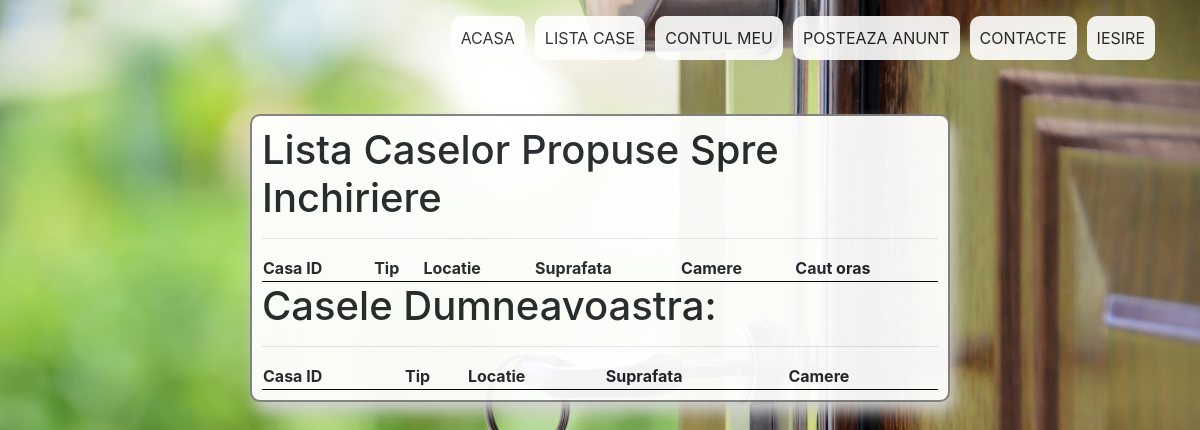
The page /catalog.php (signed in) on the database as committed earlier.
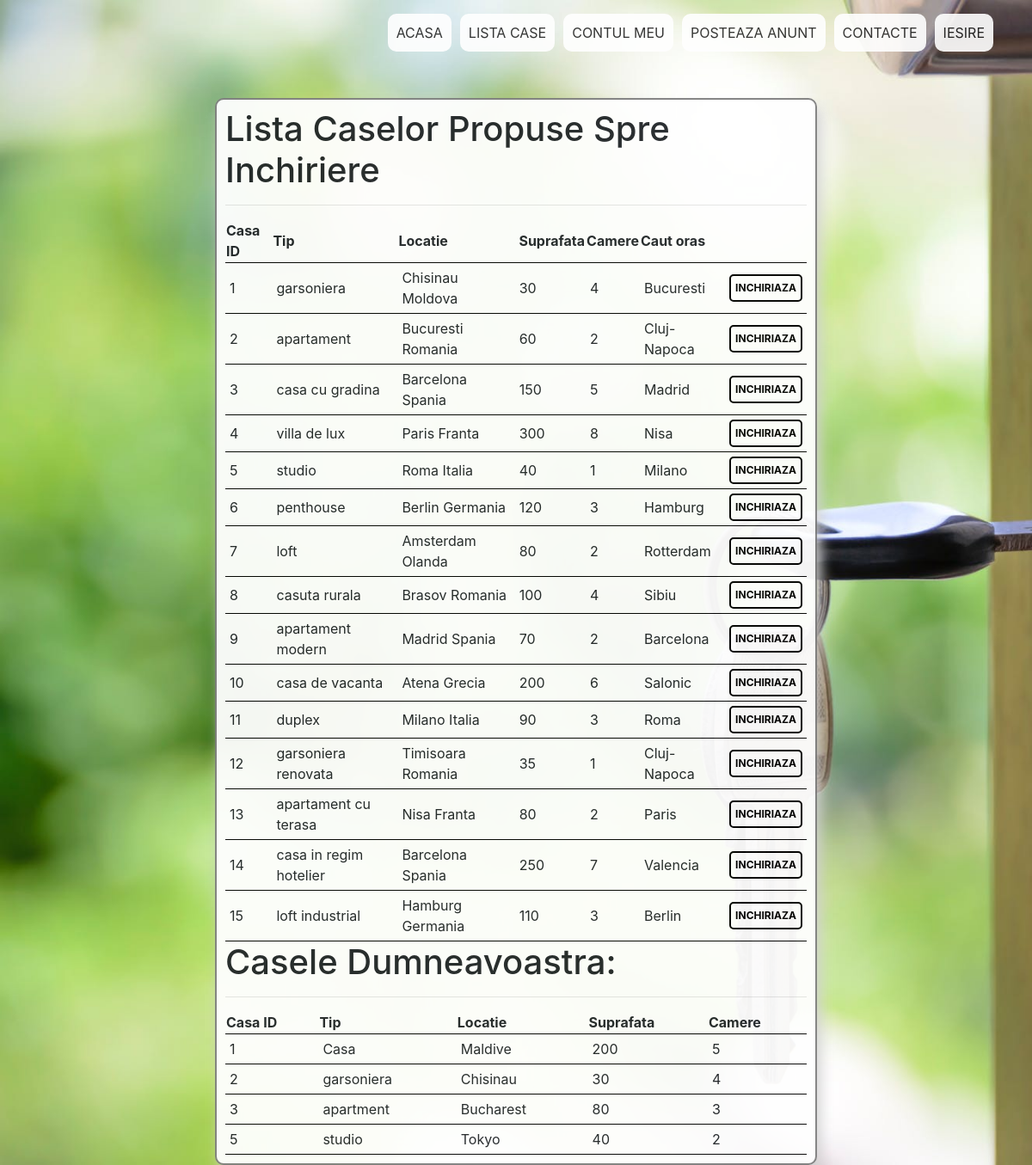
The same page on the database as committed later.
### tables this page shows
CREATE TABLE `alte_case` (
  `id_case` int NOT NULL AUTO_INCREMENT,
  `title` varchar(255) DEFAULT NULL,
  `tara` text,
  `oras` text,
  `suprafata` int DEFAULT NULL,
  `camere` int DEFAULT NULL,
  `caut_oras` char(255) DEFAULT NULL,
  PRIMARY KEY (`id_case`)
);

CREATE TABLE `casute` (
  `id` int NOT NULL AUTO_INCREMENT,
  `locatie` char(200) DEFAULT NULL,
  `tip` char(200) DEFAULT NULL,
  `suprafata` bigint DEFAULT NULL,
  `camere` bigint DEFAULT NULL,
  PRIMARY KEY (`id`)
);

### catalog.php (the view, shortened to what this page needs)
<!DOCTYPE html>
<html>
<head>
  <link rel="stylesheet" href="css/style.css">
  <link rel="stylesheet" href="https://stackpath.bootstrapcdn.com/bootstrap/4.3.1/css/bootstrap.min.css">
</head>
<body>
  <?php include 'includes/header.php'; ?>
  <div>
  <h1> &nbsp</h1>
  </div>
  <div class="wrapper3">
    <h1>Lista Caselor Propuse Spre Inchiriere</h1>
    <hr>
    <table>
      <tr>
        <th>Casa ID</th>
        <th>Tip</th>
        <th>Locatie</th>
        <th>&nbspSuprafata </th>
        <th>Camere </th>
        <th>Caut oras</th>
        <th></th>
      </tr>
      <?php
      require("config/dbconnect.php");
      $sql = "
      SELECT id_case, title, suprafata, camere, CONCAT(oras,' ',tara) AS locatie, caut_oras from alte_case";
      if(!$result = $con->query($sql)){
      die('S-a intamplat o eroare in timpul interogarii [' . $con->error .']');
      }
      while($row = $result->fetch_assoc()){
      echo "<tr>";
      echo "<td>" . $row['id_case'] . "</td>";
      echo "<td>" . $row['title'] . "</td>";
      echo "<td>" . $row['locatie'] . "</td>";
      echo "<td>" . $row['suprafata'] .  "</td>";
      echo "<td>" . $row['camere'] . "</td>";
      echo "<td>" . $row['caut_oras'] . "</td>";
      echo "<td>" . '<form action=' . htmlspecialchars($_SERVER["PHP_SELF"]) . ' method="post"> <button type="submit" name="button" value=' . $row["id_case"] . ' class="rentbutton">INCHIRIAZA</button> </form>' . "</td>";
      echo "</tr>";
      }
      ?>
    </table>
    <h1>Casele Dumneavoastra:</h1>
    <hr>
    <table>
      <tr>
        <th>Casa ID</th>
        <th>Tip</th>
        <th>Locatie</th>
        <th>Suprafata</th>
        <th>Camere</th>
        <th></th>
      </tr>
    <?php
    require("config/dbconnect.php");
    $sql2 = "
    SELECT id, tip, locatie, suprafata, camere from casute";
    if(!$result = $con->query($sql2)){
    die('S-a intamplat o eroare in timpul interogarii [' . $con->error .']');
    }
    while($row = $result->fetch_assoc()){
      echo "<tr>";
      echo "<td>" . $row['id'] . "</td>";
      echo "<td>" . $row['tip'] . "</td>";
      echo "<td>" . $row['locatie'] . "</td>";
      echo "<td>" . $row['suprafata'] . "</td>";
      echo "<td>" . $row['camere'] . "</td>";
      echo "</tr>";
      }
    ?>
  </table>
  </div>
</body>
</html>

Rows that differ between the two databases and show on the page:
added alte_case: id_case "1", title "garsoniera", locatie "Chisinau Moldova", suprafata "30", camere "4", caut_oras "Bucuresti"
added alte_case: id_case "2", title "apartament", locatie "Bucuresti Romania", suprafata "60", camere "2", caut_oras "Cluj-Napoca"
added alte_case: id_case "3", title "casa cu gradina", locatie "Barcelona Spania", suprafata "150", camere "5", caut_oras "Madrid"
added alte_case: id_case "4", title "villa de lux", locatie "Paris Franta", suprafata "300", camere "8", caut_oras "Nisa"
added alte_case: id_case "5", title "studio", locatie "Roma Italia", suprafata "40", camere "1", caut_oras "Milano"
added alte_case: id_case "6", title "penthouse", locatie "Berlin Germania", suprafata "120", camere "3", caut_oras "Hamburg"
added alte_case: id_case "7", title "loft", locatie "Amsterdam Olanda", suprafata "80", camere "2", caut_oras "Rotterdam"
added alte_case: id_case "8", title "casuta rurala", locatie "Brasov Romania", suprafata "100", camere "4", caut_oras "Sibiu"
added alte_case: id_case "9", title "apartament modern", locatie "Madrid Spania", suprafata "70", camere "2", caut_oras "Barcelona"
added alte_case: id_case "10", title "casa de vacanta", locatie "Atena Grecia", suprafata "200", camere "6", caut_oras "Salonic"
added alte_case: id_case "11", title "duplex", locatie "Milano Italia", suprafata "90", camere "3", caut_oras "Roma"
added alte_case: id_case "12", title "garsoniera renovata", locatie "Timisoara Romania", suprafata "35", camere "1", caut_oras "Cluj-Napoca"
added alte_case: id_case "13", title "apartament cu terasa", locatie "Nisa Franta", suprafata "80", camere "2", caut_oras "Paris"
added alte_case: id_case "14", title "casa in regim hotelier", locatie "Barcelona Spania", suprafata "250", camere "7", caut_oras "Valencia"
added alte_case: id_case "15", title "loft industrial", locatie "Hamburg Germania", suprafata "110", camere "3", caut_oras "Berlin"
added casute: id "1", tip "Casa", locatie "Maldive", suprafata "200", camere "5"
added casute: id "2", tip "garsoniera", locatie "Chisinau", suprafata "30", camere "4"
added casute: id "3", tip "apartment", locatie "Bucharest", suprafata "80", camere "3"
added casute: id "5", tip "studio", locatie "Tokyo", suprafata "40", camere "2"
